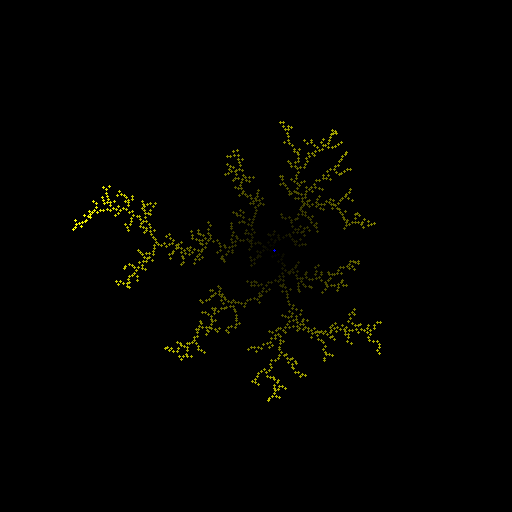
#> input picture data/fixed_n1000_rgb/images/n1k_t0_00000.png, 512 x 512 px
$ python compare.py --ground_truth ../data/fixed_n1000_rgb/images --generated ../data/fixed_n1000_rgb/images
#> lines starting #> are read from the running program, lines starting #| are printed output that depends on the picture; after the words box and inside, x2 and y2 are one past the last pixel; in counts of white or black regions, pixels touching at a corner belong together
#> in make_comparison_grid, `gt_img = np.array(Image.open(gt_paths[i]).convert("L"))`:
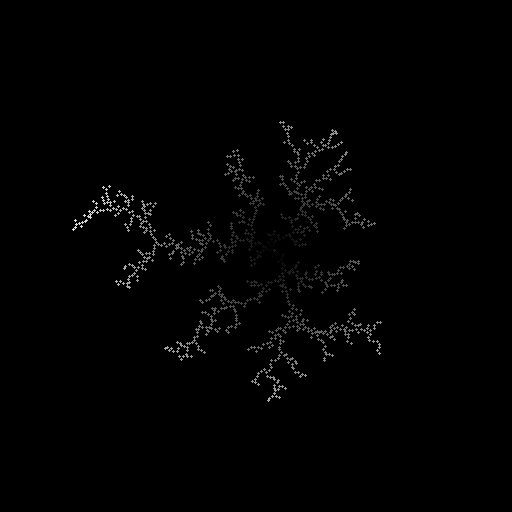
#> gt_img: shape (512, 512); min 0, max 226, mean 1.9
### eval/fractal_dim.py
#!/usr/bin/env python3
"""
Box-counting fractal dimension estimation for DLA images.

Given a directory of images, binarizes them, computes the box-counting
fractal dimension D_f, and reports statistics.

Box-counting method:
  1. Binarize the image (threshold at 128)
  2. For a range of box sizes epsilon, count N(epsilon) = number of boxes
     that contain at least one white pixel
  3. D_f = -slope of log(N) vs log(epsilon), estimated by linear regression
     over the scaling region

Usage:
    python fractal_dim.py --image_dir ../data/output/images
    python fractal_dim.py --image_dir ../results/generated/individual --label "Generated"
"""

import os
import glob
import argparse
import json
import numpy as np
from PIL import Image
from scipy import stats


def box_count(binary_image, box_size):
    """Count non-empty boxes of given size covering the binary image."""
    h, w = binary_image.shape
    count = 0
    for y in range(0, h, box_size):
        for x in range(0, w, box_size):
            box = binary_image[y:y+box_size, x:x+box_size]
            if np.any(box):
                count += 1
    return count


def fractal_dimension(image_path, threshold=128, min_box=2, max_box=None):
    """
    Compute box-counting fractal dimension of a single image.

    Returns:
        D_f: estimated fractal dimension
        r_squared: R^2 of the linear fit
        box_sizes: array of box sizes used
        counts: array of box counts
    """
    img = np.array(Image.open(image_path).convert("L"))
    binary = (img >= threshold).astype(np.uint8)

    if not np.any(binary):
        return None, None, None, None

    h, w = binary.shape
    if max_box is None:
        max_box = min(h, w) // 4

    # Box sizes: powers of 2 from min_box to max_box
    box_sizes = []
    s = min_box
    while s <= max_box:
        box_sizes.append(s)
        s *= 2
    # Also add some intermediate sizes for better regression
    extra = []
    for i in range(len(box_sizes) - 1):
        mid = int((box_sizes[i] + box_sizes[i+1]) / 2)
        if mid not in box_sizes:
            extra.append(mid)
    box_sizes = sorted(set(box_sizes + extra))

    counts = [box_count(binary, s) for s in box_sizes]

    # Filter out zero counts
    valid = [(s, c) for s, c in zip(box_sizes, counts) if c > 0]
    if len(valid) < 3:
        return None, None, None, None

    sizes, cnts = zip(*valid)
    log_eps = np.log(np.array(sizes, dtype=float))
    log_n = np.log(np.array(cnts, dtype=float))

    # Linear regression: log(N) = -D_f * log(eps) + const
    slope, intercept, r_value, p_value, std_err = stats.linregress(log_eps, log_n)
    D_f = -slope
    r_squared = r_value ** 2

    return D_f, r_squared, np.array(sizes), np.array(cnts)


def analyze_directory(image_dir, threshold=128, label=""):
    """Compute fractal dimension for all images in a directory."""
    paths = sorted(glob.glob(os.path.join(image_dir, "*.png")))
    if not paths:
        print(f"No PNG images found in {image_dir}")
        return None

    print(f"Analyzing {len(paths)} images from {image_dir}")
    if label:
        print(f"Label: {label}")

    results = []
    for path in paths:
        D_f, r2, sizes, counts = fractal_dimension(path, threshold=threshold)
        if D_f is not None:
            name = os.path.basename(path)
            results.append({
                "filename": name,
                "fractal_dimension": D_f,
                "r_squared": r2,
            })

    if not results:
        print("No valid results")
        return None

    dims = [r["fractal_dimension"] for r in results]
    r2s = [r["r_squared"] for r in results]

    summary = {
        "label": label,
        "image_dir": image_dir,
        "n_images": len(results),
        "fractal_dimension_mean": float(np.mean(dims)),
        "fractal_dimension_std": float(np.std(dims)),
        "fractal_dimension_median": float(np.median(dims)),
        "fractal_dimension_min": float(np.min(dims)),
        "fractal_dimension_max": float(np.max(dims)),
        "r_squared_mean": float(np.mean(r2s)),
        "per_image": results,
    }

    print(f"\n{'='*50}")
    print(f"{'Label:':<20} {label or 'N/A'}")
    print(f"{'Images analyzed:':<20} {len(results)}")
    print(f"{'D_f mean +/- std:':<20} {np.mean(dims):.4f} +/- {np.std(dims):.4f}")
    print(f"{'D_f median:':<20} {np.median(dims):.4f}")
    print(f"{'D_f range:':<20} [{np.min(dims):.4f}, {np.max(dims):.4f}]")
    print(f"{'R^2 mean:':<20} {np.mean(r2s):.4f}")
    print(f"{'Theoretical D_f:':<20} 1.71")
    print(f"{'='*50}\n")

    return summary


# [18 lines left out: function main, not called in this run]


# [2 lines that do not run on import are left out]

### eval/compare.py
#!/usr/bin/env python3
"""
Compare ground truth DLA images vs generated DLA images.

Produces:
  1. Side-by-side visual comparison grids
  2. Fractal dimension comparison table and histogram
  3. Radial mass profile M(r) comparison

Usage:
    python compare.py \
        --ground_truth ../data/output/images \
        --generated ../results/generated/individual \
        --output_dir ../results/comparison
"""

import os
import argparse
import json
from pathlib import Path

import numpy as np
from PIL import Image
import matplotlib
matplotlib.use("Agg")
import matplotlib.pyplot as plt
from matplotlib.gridspec import GridSpec

from fractal_dim import fractal_dimension, analyze_directory


def make_comparison_grid(gt_dir, gen_dir, output_path, n=8):
    """Create a side-by-side grid: top row ground truth, bottom row generated."""
    gt_paths = sorted([p for p in Path(gt_dir).glob("*.png")])[:n]
    gen_paths = sorted([p for p in Path(gen_dir).glob("*.png")])[:n]

    n_show = min(len(gt_paths), len(gen_paths), n)
    if n_show == 0:
        print("No images to compare")
        return

    fig, axes = plt.subplots(2, n_show, figsize=(2.5 * n_show, 5.5))
    if n_show == 1:
        axes = axes.reshape(2, 1)

    for i in range(n_show):
        gt_img = np.array(Image.open(gt_paths[i]).convert("L"))
        gen_img = np.array(Image.open(gen_paths[i]).convert("L"))

        axes[0, i].imshow(gt_img, cmap="gray", vmin=0, vmax=255)
        axes[0, i].set_xticks([])
        axes[0, i].set_yticks([])
        if i == 0:
            axes[0, i].set_ylabel("Ground Truth\n(Random Walk)", fontsize=11)

        axes[1, i].imshow(gen_img, cmap="gray", vmin=0, vmax=255)
        axes[1, i].set_xticks([])
        axes[1, i].set_yticks([])
        if i == 0:
            axes[1, i].set_ylabel("Generated\n(Custom DDPM)", fontsize=11)
#> pass 2 of the loop in make_comparison_grid, `for i in range(n_show):`:
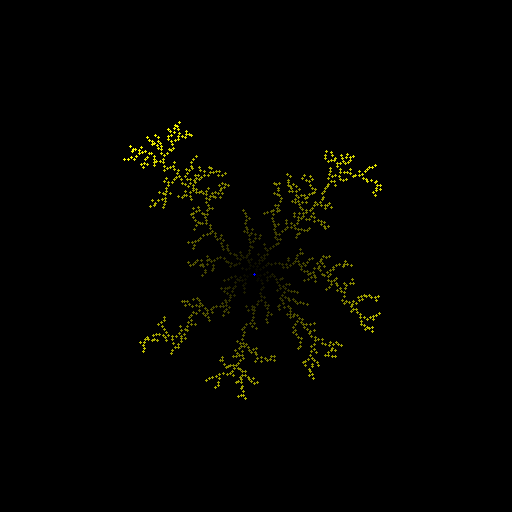
#> input picture data/fixed_n1000_rgb/images/n1k_t0_00001.png, 512 x 512 px
#> in make_comparison_grid, `gt_img = np.array(Image.open(gt_paths[i]).convert("L"))`:
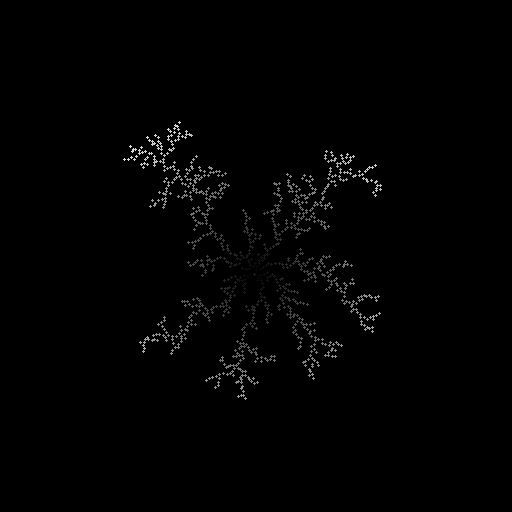
#> gt_img: shape (512, 512); min 0, max 226, mean 2
#> in make_comparison_grid, `plt.savefig(output_path, dpi=150, bbox_inches="tight")`:
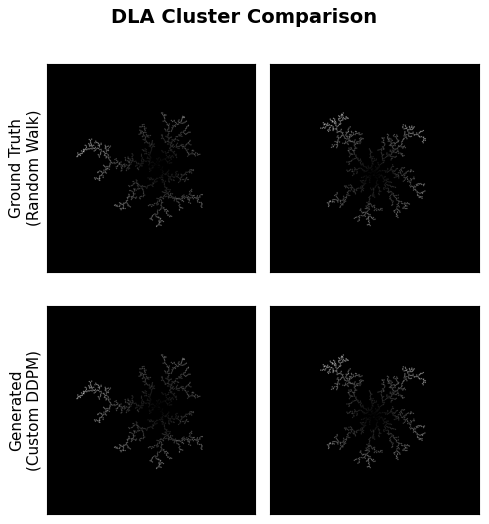
#> figure drawn by matplotlib, 4 panels

    fig.suptitle("DLA Cluster Comparison", fontsize=14, fontweight="bold")
    plt.tight_layout()
    plt.savefig(output_path, dpi=150, bbox_inches="tight")
    plt.close()
    print(f"Comparison grid saved to {output_path}")


def fractal_dimension_comparison(gt_dir, gen_dir, output_dir):
    """Compare fractal dimensions with histogram and summary table."""
    print("\n--- Ground Truth Analysis ---")
    gt_summary = analyze_directory(gt_dir, label="Ground Truth (Random Walk)")
#> in fractal_dimension, `binary = (img >= threshold).astype(np.uint8)`:
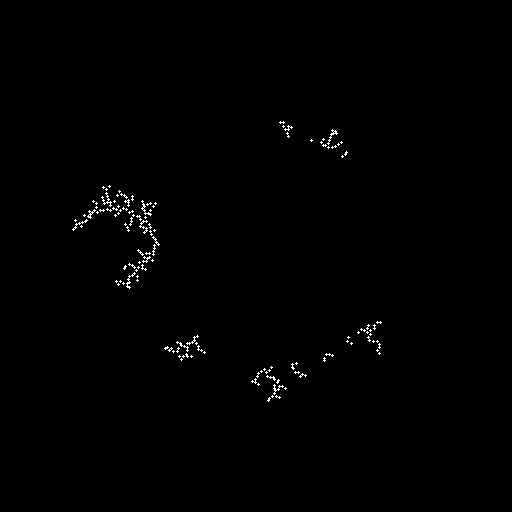
#> binary: shape (512, 512); values 0 (black) and 1 (white), 0.5% white in thin lines or dots, all inside (x1, y1, x2, y2) = (72, 121, 382, 402)
#> after the loop in box_count, `for y in range(0, h, box_size):`: count = 724
#> in fractal_dimension, `counts = [box_count(binary, s) for s in box_sizes]`: counts = [724, 470, 330, 204, 140, 93, 60, 38, 27, 20, 13, 9, 8]
#> in fractal_dimension, `valid = [(s, c) for s, c in zip(box_sizes, counts) if c > 0]`: valid = [(2, 724), (3, 470), (4, 330), (6, 204), (8, 140), (12, 93), (16, 60), (24, 38), (32, 27), (48, 20), (64, 13), (96, 9), (128, 8)]
#> in fractal_dimension, `sizes, cnts = zip(*valid)`: sizes = (2, 3, 4, 6, 8, 12, 16, 24, 32, 48, 64, 96, 128); cnts = (724, 470, 330, 204, 140, 93, 60, 38, 27, 20, 13, 9, 8)
#> in fractal_dimension, `log_eps = np.log(np.array(sizes, dtype=float))`: log_eps = [0.693, 1.1, 1.39, 1.79, 2.08, 2.48, 2.77, 3.18, 3.47, 3.87, 4.16, 4.56, 4.85]
#> in fractal_dimension, `log_n = np.log(np.array(cnts, dtype=float))`: log_n = [6.58, 6.15, 5.8, 5.32, 4.94, 4.53, 4.09, 3.64, 3.3, 3, 2.56, 2.2, 2.08]
#> in fractal_dimension, `slope, intercept, r_value, p_value, std_err = stats.linregress(log_eps..`: slope = -1.12; intercept = 7.32; r_value = -0.998; p_value = 1.01e-14; std_err = 0.0207
#> in fractal_dimension, `D_f = -slope`: D_f = 1.12
#> in fractal_dimension, `r_squared = r_value ** 2`: r_squared = 0.996
#> in analyze_directory, `D_f, r2, sizes, counts = fractal_dimension(path, threshold=threshold)`: D_f = 1.12; r2 = 0.996; sizes = [2, 3, 4, 6, 8, 12, 16, 24, 32, 48, 64, 96, 128]
#> pass 2 of the loop in analyze_directory, `for path in paths:`:
#> in fractal_dimension (call 2), `binary = (img >= threshold).astype(np.uint8)`:
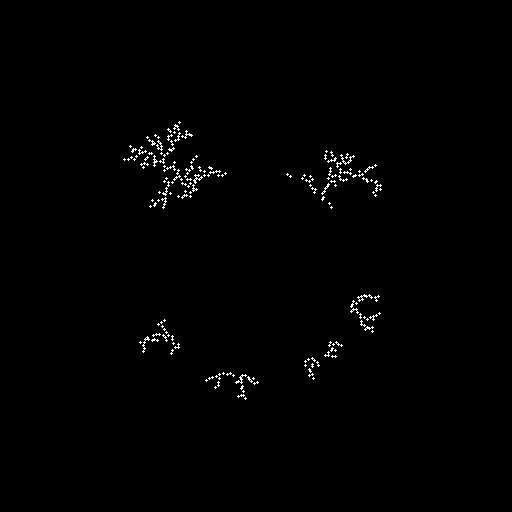
#> binary: shape (512, 512); values 0 (black) and 1 (white), 0.7% white in thin lines or dots, all inside (x1, y1, x2, y2) = (123, 121, 382, 400)
#> in fractal_dimension (call 2), `counts = [box_count(binary, s) for s in box_sizes]`: counts = [1012, 648, 459, 277, 189, 110, 78, 44, 37, 21, 16, 9, 7]
#> valid = [(2, 1012), (3, 648), (4, 459), (6, 277), (8, 189), (12, 110), (16, 78), (24, 44), (32, 37), (48, 21), (64, 16), (96, 9), (128, 7)]
#> cnts = (1012, 648, 459, 277, 189, 110, 78, 44, 37, 21, 16, 9, 7)
#> log_n = [6.92, 6.47, 6.13, 5.62, 5.24, 4.7, 4.36, 3.78, 3.61, 3.04, 2.77, 2.2, 1.95]
#> slope = -1.21; intercept = 7.77; r_value = -0.999; p_value = 1.45e-17; std_err = 0.0123
#> in fractal_dimension (call 2), `D_f = -slope`: D_f = 1.21
#> r_squared = 0.999
#> in analyze_directory, `D_f, r2, sizes, counts = fractal_dimension(path, threshold=threshold)`: D_f = 1.21; r2 = 0.999
#> in analyze_directory, `dims = [r["fractal_dimension"] for r in results]`: dims = [1.12, 1.21]
#> in analyze_directory, `r2s = [r["r_squared"] for r in results]`: r2s = [0.996, 0.999]
#| Images analyzed:     2
#| D_f mean +/- std:    1.1691 +/- 0.0452
#| D_f median:          1.1691
#| D_f range:           [1.1239, 1.2143]
#| R^2 mean:            0.9976
#> in fractal_dimension_comparison, `gt_summary = analyze_directory(gt_dir, label="Ground Truth (Random Wal..`: gt_summary = 10 items

    print("\n--- Generated Analysis ---")
    gen_summary = analyze_directory(gen_dir, label="Generated (Custom DDPM)")
#> pass 2 of the loop in analyze_directory, `for path in paths:`:
#| Images analyzed:     2
#| D_f mean +/- std:    1.1691 +/- 0.0452
#| D_f median:          1.1691
#| D_f range:           [1.1239, 1.2143]
#| R^2 mean:            0.9976
#> in fractal_dimension_comparison, `gt_dims = [r["fractal_dimension"] for r in gt_summary["per_image"]]`: gt_dims = [1.12, 1.21]
#> in fractal_dimension_comparison, `plt.savefig(os.path.join(output_dir, "fractal_dim_histogram.png"), dpi..`:
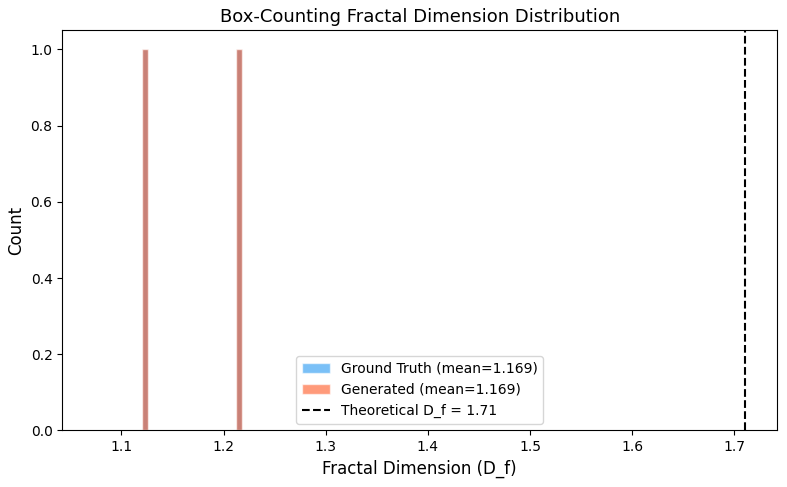
#> figure drawn by matplotlib, 1 panel
#| Ground Truth (this work)                1.1691   0.0452     2
#| Generated (Custom DDPM)                 1.1691   0.0452     2

    if gt_summary is None or gen_summary is None:
        print("Cannot compare: missing data")
        return

    gt_dims = [r["fractal_dimension"] for r in gt_summary["per_image"]]
    gen_dims = [r["fractal_dimension"] for r in gen_summary["per_image"]]

    # Histogram comparison
    fig, ax = plt.subplots(figsize=(8, 5))
    bins = np.linspace(
        min(min(gt_dims), min(gen_dims)) - 0.05,
        max(max(gt_dims), max(gen_dims)) + 0.05,
        30
    )
    ax.hist(gt_dims, bins=bins, alpha=0.6, label=f"Ground Truth (mean={np.mean(gt_dims):.3f})",
            color="#2196F3", edgecolor="white")
    ax.hist(gen_dims, bins=bins, alpha=0.6, label=f"Generated (mean={np.mean(gen_dims):.3f})",
            color="#FF5722", edgecolor="white")
    ax.axvline(1.71, color="black", linestyle="--", linewidth=1.5, label="Theoretical D_f = 1.71")
    ax.set_xlabel("Fractal Dimension (D_f)", fontsize=12)
    ax.set_ylabel("Count", fontsize=12)
    ax.set_title("Box-Counting Fractal Dimension Distribution", fontsize=13)
    ax.legend(fontsize=10)
    plt.tight_layout()
    plt.savefig(os.path.join(output_dir, "fractal_dim_histogram.png"), dpi=150)
    plt.close()

    # Summary table
    comparison = {
        "ground_truth": {
            "mean": gt_summary["fractal_dimension_mean"],
            "std": gt_summary["fractal_dimension_std"],
            "n": gt_summary["n_images"],
        },
        "generated": {
            "mean": gen_summary["fractal_dimension_mean"],
            "std": gen_summary["fractal_dimension_std"],
            "n": gen_summary["n_images"],
        },
        "theoretical": 1.71,
        "prior_work_finetuned_sd": {
            "50_images_5_epochs": {"mean": 1.86, "std": 0.08},
            "500_images_10_epochs": {"mean": 1.77, "std": 0.08},
        },
        "gap_gt_vs_theoretical": abs(gt_summary["fractal_dimension_mean"] - 1.71),
        "gap_gen_vs_theoretical": abs(gen_summary["fractal_dimension_mean"] - 1.71),
    }

    with open(os.path.join(output_dir, "comparison_summary.json"), "w") as f:
        json.dump(comparison, f, indent=2)

    # Print comparison table
    print("\n" + "=" * 65)
    print(f"{'FRACTAL DIMENSION COMPARISON':^65}")
    print("=" * 65)
    print(f"{'Source':<35} {'Mean D_f':>10} {'Std':>8} {'N':>5}")
    print("-" * 65)
    print(f"{'Theoretical':<35} {'1.71':>10}")
    print(f"{'Ground Truth (this work)':<35} {gt_summary['fractal_dimension_mean']:>10.4f} "
          f"{gt_summary['fractal_dimension_std']:>8.4f} {gt_summary['n_images']:>5d}")
    print(f"{'Generated (Custom DDPM)':<35} {gen_summary['fractal_dimension_mean']:>10.4f} "
          f"{gen_summary['fractal_dimension_std']:>8.4f} {gen_summary['n_images']:>5d}")
    print(f"{'Prior: SD Fine-tuned (50 img)':<35} {'1.86':>10} {'0.08':>8}")
    print(f"{'Prior: SD Fine-tuned (500 img)':<35} {'1.77':>10} {'0.08':>8}")
    print("=" * 65)


def radial_mass_profile(image_path, threshold=128):
    """Compute M(r) = number of occupied pixels within radius r from center."""
    img = np.array(Image.open(image_path).convert("L"))
    binary = (img >= threshold).astype(np.float32)
    h, w = binary.shape
    cy, cx = h / 2, w / 2

    # Distance of each pixel from center
    y, x = np.mgrid[0:h, 0:w]
    dist = np.sqrt((x - cx)**2 + (y - cy)**2)

    # Occupied pixel distances
    occ_dists = dist[binary > 0]
    if len(occ_dists) == 0:
        return None, None

    max_r = np.max(occ_dists)
    radii = np.linspace(1, max_r, 50)
    mass = np.array([np.sum(occ_dists <= r) for r in radii])

    return radii, mass


def compare_radial_profiles(gt_dir, gen_dir, output_path, n=20):
    """Compare average radial mass profiles M(r)."""
    gt_paths = sorted([p for p in Path(gt_dir).glob("*.png")])[:n]
    gen_paths = sorted([p for p in Path(gen_dir).glob("*.png")])[:n]

    fig, ax = plt.subplots(figsize=(7, 5))

    # Plot individual + average for ground truth
    gt_profiles = []
    for p in gt_paths:
        r, m = radial_mass_profile(str(p))
#> in radial_mass_profile, `occ_dists = dist[binary > 0]`: occ_dists = 1320 values, max 186 at index 585, min 97.74 at index 638, mean 132
#> in radial_mass_profile, `max_r = np.max(occ_dists)`: max_r = 186
#> in radial_mass_profile, `mass = np.array([np.sum(occ_dists <= r) for r in radii])`: mass = 50 values from 0 to 1320
#> in compare_radial_profiles, `r, m = radial_mass_profile(str(p))`: r = 50 values from 1 to 186; m = 50 values from 0 to 1320
#> in compare_radial_profiles, `r_norm = r / r.max()`: r_norm = 50 values from 0.00538 to 1
#> in compare_radial_profiles, `m_norm = m / m.max()`: m_norm = 50 values from 0 to 1
        if r is not None:
            # Normalize radius
            r_norm = r / r.max()
            m_norm = m / m.max()
            gt_profiles.append(np.interp(np.linspace(0, 1, 100), r_norm, m_norm))
            ax.plot(r_norm, m_norm, color="#2196F3", alpha=0.1, linewidth=0.5)
#> pass 2 of the loop in compare_radial_profiles, `for p in gt_paths:`:
#> in compare_radial_profiles, `r, m = radial_mass_profile(str(p))`: r = 50 values from 1 to 168; m = 50 values from 0 to 1826
#> in compare_radial_profiles, `r_norm = r / r.max()`: r_norm = 50 values from 0.00595 to 1

    gen_profiles = []
    for p in gen_paths:
        r, m = radial_mass_profile(str(p))
#> in compare_radial_profiles, `r, m = radial_mass_profile(str(p))`: r = 50 values from 1 to 186; m = 50 values from 0 to 1320
#> in compare_radial_profiles, `r_norm = r / r.max()`: r_norm = 50 values from 0.00538 to 1
        if r is not None:
            r_norm = r / r.max()
            m_norm = m / m.max()
            gen_profiles.append(np.interp(np.linspace(0, 1, 100), r_norm, m_norm))
            ax.plot(r_norm, m_norm, color="#FF5722", alpha=0.1, linewidth=0.5)
#> pass 2 of the loop in compare_radial_profiles, `for p in gen_paths:`:
#> in compare_radial_profiles, `r, m = radial_mass_profile(str(p))`: r = 50 values from 1 to 168; m = 50 values from 0 to 1826
#> in compare_radial_profiles, `r_norm = r / r.max()`: r_norm = 50 values from 0.00595 to 1

    # Plot averages
    if gt_profiles:
        gt_avg = np.mean(gt_profiles, axis=0)
        ax.plot(np.linspace(0, 1, 100), gt_avg, color="#2196F3",
                linewidth=2, label="Ground Truth (avg)")
    if gen_profiles:
        gen_avg = np.mean(gen_profiles, axis=0)
        ax.plot(np.linspace(0, 1, 100), gen_avg, color="#FF5722",
                linewidth=2, label="Generated (avg)")

    # Reference line for D_f = 1.71
    r_ref = np.linspace(0.05, 1, 100)
    ax.plot(r_ref, r_ref ** 1.71, "k--", linewidth=1, alpha=0.5,
            label=r"$r^{1.71}$ (theoretical)")

    ax.set_xlabel("Normalized Radius (r / r_max)", fontsize=12)
    ax.set_ylabel("Normalized Mass M(r) / M_total", fontsize=12)
    ax.set_title("Radial Mass Profile Comparison", fontsize=13)
    ax.legend(fontsize=10)
    ax.set_xscale("log")
    ax.set_yscale("log")
    plt.tight_layout()
    plt.savefig(output_path, dpi=150)
    plt.close()
    print(f"Radial profile comparison saved to {output_path}")


def main():
    p = argparse.ArgumentParser(description="Compare ground truth vs generated DLA images")
    p.add_argument("--ground_truth", type=str, required=True,
                   help="Directory of ground truth DLA images")
    p.add_argument("--generated", type=str, required=True,
                   help="Directory of generated DLA images")
    p.add_argument("--output_dir", type=str, default="../results/comparison")
    args = p.parse_args()

    out = Path(args.output_dir)
    out.mkdir(parents=True, exist_ok=True)

    print("=" * 65)
    print("DLA Ground Truth vs Generated Comparison")
    print("=" * 65)

    # 1. Visual comparison grid
    make_comparison_grid(args.ground_truth, args.generated,
                         out / "visual_comparison.png")

    # 2. Fractal dimension comparison
    fractal_dimension_comparison(args.ground_truth, args.generated, str(out))

    # 3. Radial mass profiles
    compare_radial_profiles(args.ground_truth, args.generated,
                            out / "radial_profiles.png")
#> in compare_radial_profiles, `gt_avg = np.mean(gt_profiles, axis=0)`: gt_avg = 100 values from 0 to 1
#> in compare_radial_profiles, `plt.savefig(output_path, dpi=150)`:
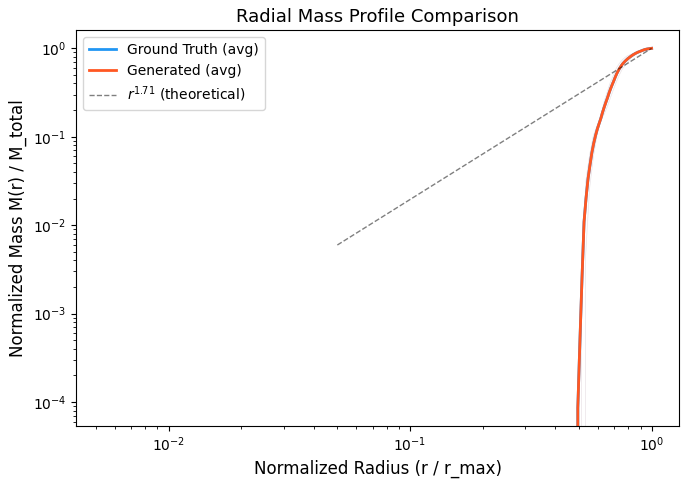
#> figure drawn by matplotlib, 1 panel; curve peaks at x = 1, y = 1; curve peaks at x = 1, y = 1; curve peaks at x = 1, y = 1

    print(f"\nAll comparison outputs saved to {out}/")


if __name__ == "__main__":
    main()
